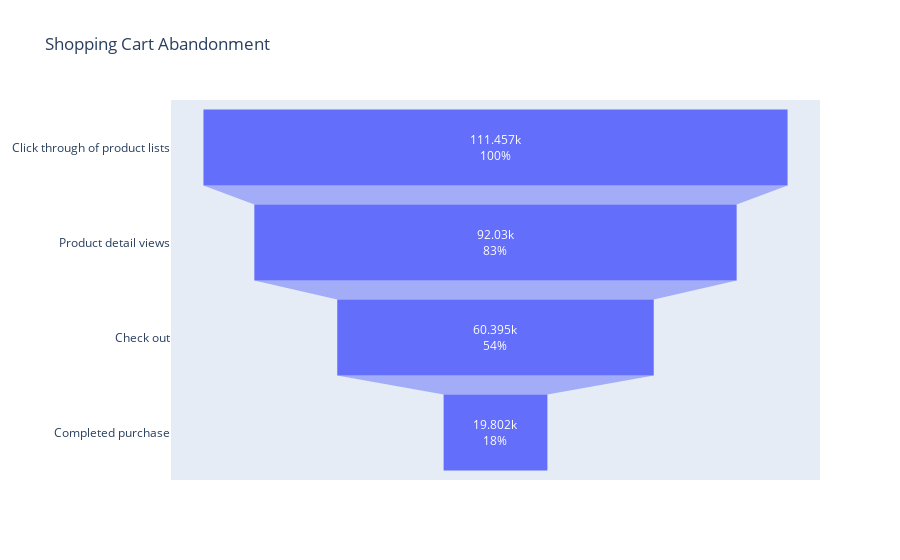

The code cell stored with this chart in its notebook:
### Code cell
fig = go.Figure(go.Funnel(y = df7['actions'],x = df7['total_hits'],textposition = 'inside',textinfo = 'value+percent initial'))
fig.update_layout(title_text = 'Shopping Cart Abandonment')
fig.show()

### Figure 1 — Plotly figure (JSON) as saved in the notebook; plotly's stock layout.template omitted (floating-point values rounded to 4 significant figures)
{"data": [{"textinfo": "value+percent initial", "textposition": "inside", "type": "funnel", "x": [111457, 92030, 60395, 19802], "y": ["Click through of product lists", "Product detail views", "Check out", "Completed purchase"]}], "layout": {"title": {"text": "Shopping Cart Abandonment"}}}
